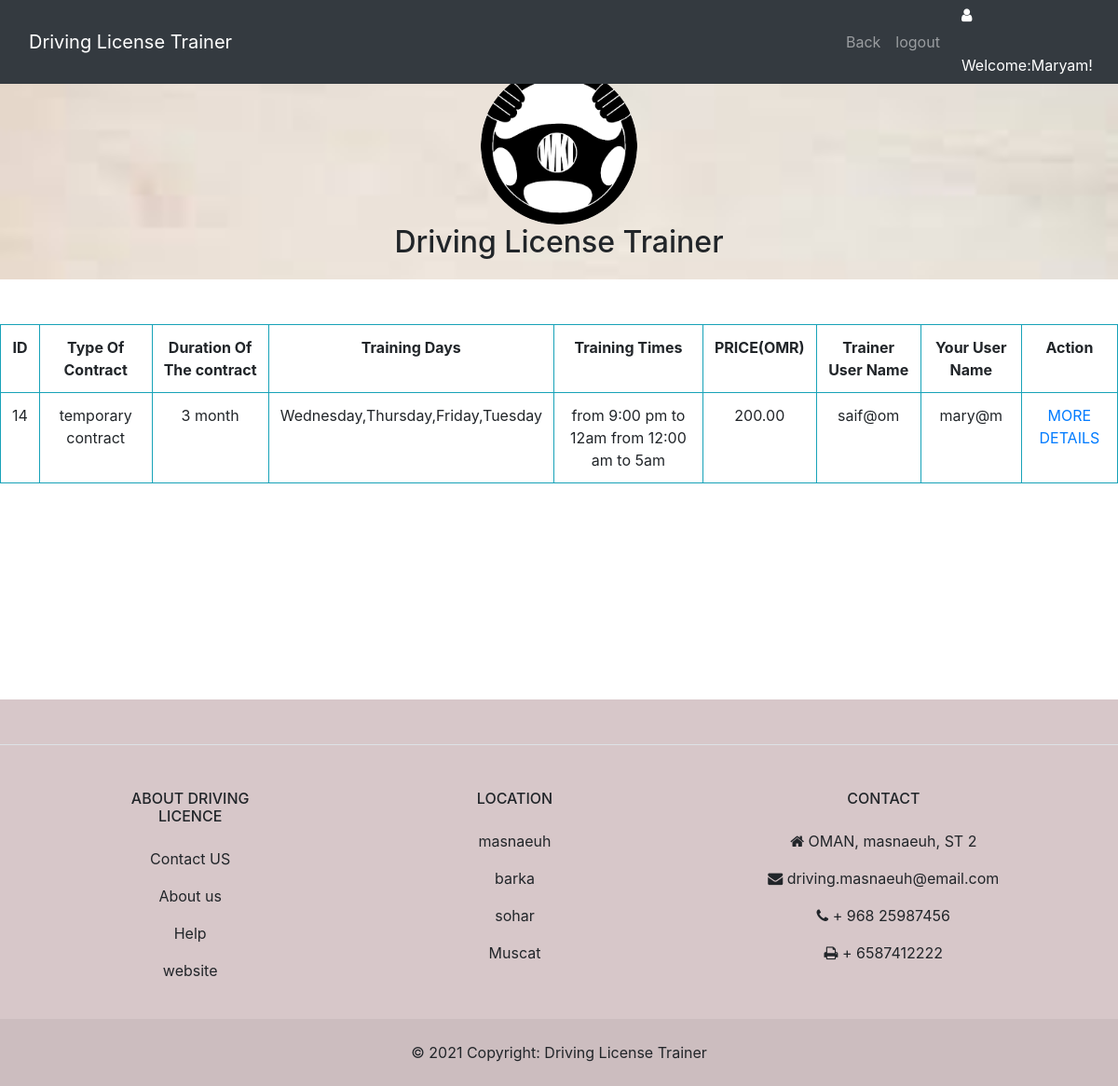
Screenshot of /View_Your_Trainer.php (signed in) with the database file from the repository.
### tables this page shows
CREATE TABLE IF NOT EXISTS `tbltrainee` (
  `trainee_id` int(8) NOT NULL AUTO_INCREMENT,
  `trainee_fname` varchar(20) NOT NULL,
  `trainee_lname` varchar(20) NOT NULL,
  `trainee_email` varchar(50) NOT NULL,
  `trainee_phone` int(8) NOT NULL,
  `gnamee` varchar(50) NOT NULL,
  `wnamee` varchar(20) NOT NULL,
  `trainee_uname` varchar(20) NOT NULL,
  `trainee_gender` varchar(10) NOT NULL,
  `trainee_brithdate` date NOT NULL,
  `seqe` varchar(200) NOT NULL,
  `anse` varchar(20) NOT NULL,
  `trainee_passw` varchar(8) NOT NULL,
  `trainee_repassw` varchar(8) NOT NULL,
  PRIMARY KEY (`trainee_id`)
);

CREATE TABLE IF NOT EXISTS `tbldetailstrainng` (
  `deid` int(8) NOT NULL AUTO_INCREMENT,
  `Typ_contr` varchar(20) NOT NULL COMMENT 'Type_of_Contract',
  `Dur_contr` varchar(20) NOT NULL COMMENT 'Duration of the contract',
  `tra_days` varchar(200) NOT NULL COMMENT 'training days',
  `tra_time` varchar(200) NOT NULL COMMENT 'training times',
  `price` float(8,2) NOT NULL,
  `num_trainees` int(20) NOT NULL,
  `username` varchar(20) NOT NULL,
  PRIMARY KEY (`deid`)
);

CREATE TABLE IF NOT EXISTS `tblselecttraineer` (
  `sid` int(8) NOT NULL AUTO_INCREMENT,
  `trainee_username` varchar(20) NOT NULL,
  `trainee_fname` varchar(20) NOT NULL,
  `trainee_email` varchar(50) NOT NULL,
  `phone_num` int(8) NOT NULL,
  `deid` varchar(20) NOT NULL COMMENT 'detailstrainng',
  `username` varchar(20) NOT NULL,
  PRIMARY KEY (`sid`)
);

### View_Your_Trainer.php (the view, shortened to what this page needs)
<!DOCTYPE html PUBLIC "-//W3C//DTD XHTML 1.0 Transitional//EN" "http://www.w3.org/TR/xhtml1/DTD/xhtml1-transitional.dtd">
<html xmlns="http://www.w3.org/1999/xhtml">
<head>
<link rel="stylesheet" type="text/css"  href="BOOTSTRAPFILE/css/bootstrap.css">
    </head>
    <body  style="margin:0; padding:0; border:0;  background-color:white   ">
       <nav class="navbar navbar-expand-lg navbar-dark bg-dark fixed-top">
     <div class="container">
     <a class="navbar-brand" href="#">Driving License Trainer </a>
      <div class="collapse navbar-collapse" id="navbarResponsive">
         <ul class="navbar-nav ml-auto">
                     <li class="nav-item">
            <a class="nav-link" href="traineehomepage.php">Back</a>
          </li>
          <li class="nav-item">
            <a class="nav-link" href="logout.php">logout </a>
          </li>
        </ul>
      </div>
    </div>       <div class="icon" style="color: #FFFFFF"><i class="fa  fa-user" style="width:30px; height:50px"></i>
		   Welcome:<?php
	$usernam= $_SESSION['txtid1'];
	include ("connect.php");
	$qryname = "select * from  tbltrainee where trainee_uname='$usernam' ";
	$result = mysqli_query($con,$qryname);
	while($rows = mysqli_fetch_assoc($result))
	{ $namee=$rows['trainee_fname'];
}
	echo $namee. "!";
	?>
	</div>
  </nav>
 <header class="text-center" style="background-image:url('img/bg1.jpg'); background-repeat:no-repeat; background-size:cover; height: 300px;">
    &nbsp;<br /><br /><br />
	 <img class="img-fluid rounded-circle"  src="img/images.png" alt="" height="147" width="168">
	 <h2>Driving License Trainer</h2>
	 </header>
	   <div class="text-center">
<br /><br />
<?php
	$usernam= $_SESSION['txtid1'];
	include ("connect.php");
	$qryname = "select * from  tbltrainee where trainee_uname='$usernam' ";
	$result = mysqli_query($con,$qryname);
	while($rows = mysqli_fetch_assoc($result))
	{ $name=$rows['trainee_fname'];
    include('connect.php');
$q="select * from   tbldetailstrainng a,  tblselecttraineer b , tbltrainee c where a.deid=b.deid and  b.trainee_username=c.trainee_uname  and  c.trainee_uname='$usernam'   ";
$r=mysqli_query($con,$q);
$num=mysqli_num_rows($r);
if($num==0)
{
 echo "<h3>you are not selected trainer yet  </h3>";
}
else
{
echo"<table  class=table table-striped  border=1 width=700 align=center cellspacing=0>";
echo"<th class='border border-info'>  ID";
echo"<th class='border border-info'>  Type Of Contract";
echo"<th class='border border-info'> Duration Of The contract	";
echo"<th class='border border-info'> Training Days";
echo"<th class='border border-info'> Training Times";
echo"<th class='border border-info'> PRICE(OMR)";
echo"<th class='border border-info'>  Trainer User Name";
echo"<th class='border border-info'>  Your User Name";
echo"<th colspan ='1' class='border border-info'> Action";
echo"<tr>";
while($row = mysqli_fetch_assoc($r)) {
$deid=$row["deid"];
$Typ_contr=$row["Typ_contr"];
$Dur_contr=$row["Dur_contr"];
$tra_days=$row["tra_days"];
$tra_time=$row["tra_time"];
$price=$row["price"];
$username=$row["username"];
$usernam=$row["trainee_uname"];
echo"<tr class='border border-info'>";
echo"<td class='border border-info'>$deid";
echo"<td class='border border-info'>$Typ_contr";
echo"<td class='border border-info'>$Dur_contr";
echo"<td class='border border-info'>$tra_days";
echo"<td class='border border-info'>$tra_time";
echo"<td class='border border-info'>$price";
echo"<td class='border border-info'>$username";
echo"<td class='border border-info'>$usernam";
echo"<td class='border border-info'><a href='Moreinfo_trainer.php?deid=$deid&&usernam=usernam'>MORE DETAILS</a>";
echo"</tr>";
}}}
echo"</table><br>";
?>
<br />
	   <br />
       <br />
<br /><br />
  <br />
    <br />
  <br />
<link href="https://cdnjs.cloudflare.com/ajax/libs/font-awesome/4.7.0/css/font-awesome.min.css" rel="stylesheet">
	   </div>
<footer class="auto-style2">
  <section
    class="d-flex justify-content-center justify-content-lg-between p-4 border-bottom bg-dinager"
       >
  </section>
  <section class="">
    <div class="container text-center text-md-start mt-5">
      <div class="row mt-3">
               <div class="col-md-2 col-lg-2 col-xl-2 mx-auto mb-4">
          <h6 class="text-uppercase fw-bold mb-4">
            About Driving Licence
          </h6>
          <p>
            <a href="#!" class="text-reset">Contact US </a>
          </p>
          <p>
            <a href="#!" class="text-reset">About us</a>
          </p>
          <p>
            <a href="#!" class="text-reset">Help</a>
          </p>
          <p>
            <a href="#!" class="text-reset">website</a>
          </p>
        </div>
        <div class="col-md-3 col-lg-2 col-xl-2 mx-auto mb-4">
          <h6 class="text-uppercase fw-bold mb-4">
            Location
          </h6>
          <p>
            <a href="#!" class="text-reset">masnaeuh</a>
          </p>
          <p>
            <a href="#!" class="text-reset">barka</a>
          </p>
          <p>
            <a href="#!" class="text-reset">sohar</a>
          </p>
          <p>
            <a href="#!" class="text-reset">Muscat</a>
          </p>
        </div>
        <div class="col-md-4 col-lg-3 col-xl-3 mx-auto mb-md-0 mb-4">
          <h6 class="text-uppercase fw-bold mb-4">
            Contact
          </h6>
          <p><i class="fa fa-home me-3"></i> OMAN, masnaeuh, ST 2</p>
          <p>
            <i class="fa fa-envelope me-3"></i>
            driving.masnaeuh@email.com
          </p>
          <p><i class="fa fa-phone me-3"></i> + 968 25987456</p>
          <p><i class="fa fa-print me-3"></i> + 6587412222</p>
        </div>
      </div>
    </div>
  </section>
  <div class="text-center p-4" style="background-color: rgba(0, 0, 0, 0.05);">
    © 2021 Copyright:
    <a class="text-reset fw-bold" href="https://mdbootstrap.com/">Driving License Trainer</a>
  </div>
</footer>
</body>
</html>

### View_Your_Trainer.php (style rules this page uses)
.auto-style2 { background-color: #D7C7C9; }

### rows the page displays
tbltrainee: trainee_fname "Maryam"
tbldetailstrainng: tblselecttraineer.deid "14", Typ_contr "temporary contract", Dur_contr "3 month", tra_days "Wednesday,Thursday,Friday,Tuesday", tra_time "from 9:00 pm to 12am from 12:00 am to 5am", price "200.00", tblselecttraineer.username "saif@om", tbltrainee.trainee_uname "mary@m"
